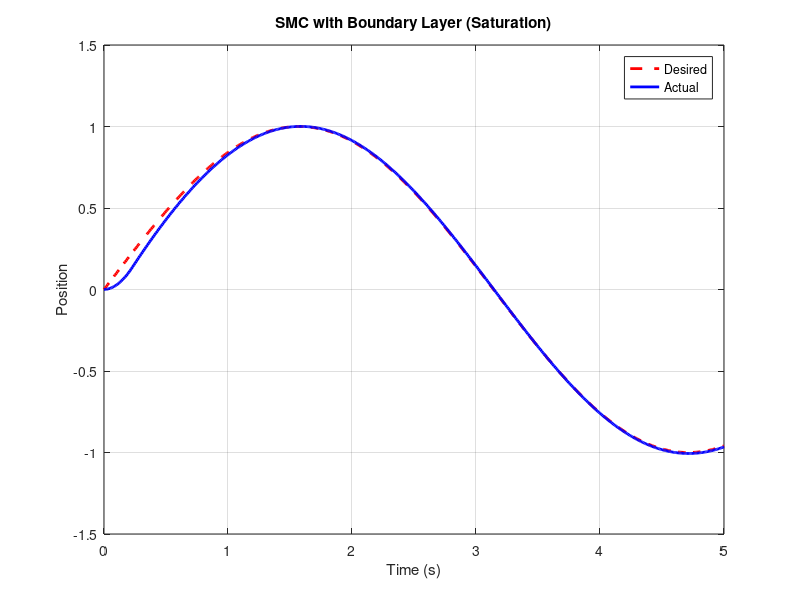

Write MATLAB code to recreate this figure.
% Sliding Mode Control with Boundary Layer

% Parameters
lambda = 2;   % lambda in s = e_dot + lambda*e
k = 5;        % control gain
phi = 0.1;    % boundary layer thickness

% Time
dt = 0.01; 
T = 5;
t = 0:dt:T;

% Desired trajectory
xd = sin(t);
xd_dot = cos(t);

% System initialization
x = zeros(size(t));     % actual position
x_dot = zeros(size(t)); % actual velocity

for i = 1:length(t)-1
    e = x(i) - xd(i);
    edot = x_dot(i) - xd_dot(i);
    s = edot + lambda * e;

    % Boundary layer saturation
    sat_s = max(min(s / phi, 1), -1);  % saturation function

    % Control law
    u = -k * sat_s;

    % Simple plant: x_ddot = u
    x_ddot = u;
    x_dot(i+1) = x_dot(i) + x_ddot * dt;
    x(i+1) = x(i) + x_dot(i+1) * dt;
end

% Plot results
figure;
plot(t, xd, 'r--', 'LineWidth', 2); hold on;
plot(t, x, 'b', 'LineWidth', 2);
xlabel('Time (s)'); ylabel('Position');
legend('Desired', 'Actual');
title('SMC with Boundary Layer (Saturation)');
grid on;